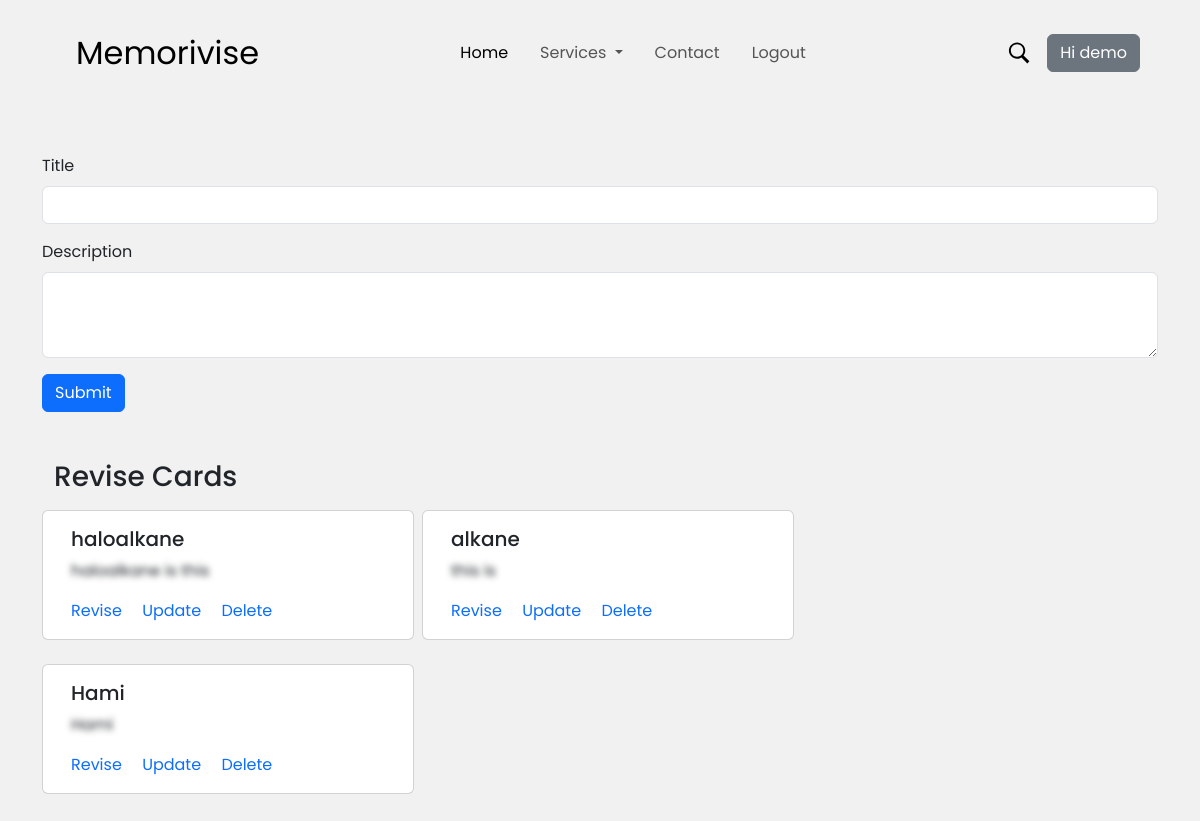
Page /revise (signed in) on the earlier database version.
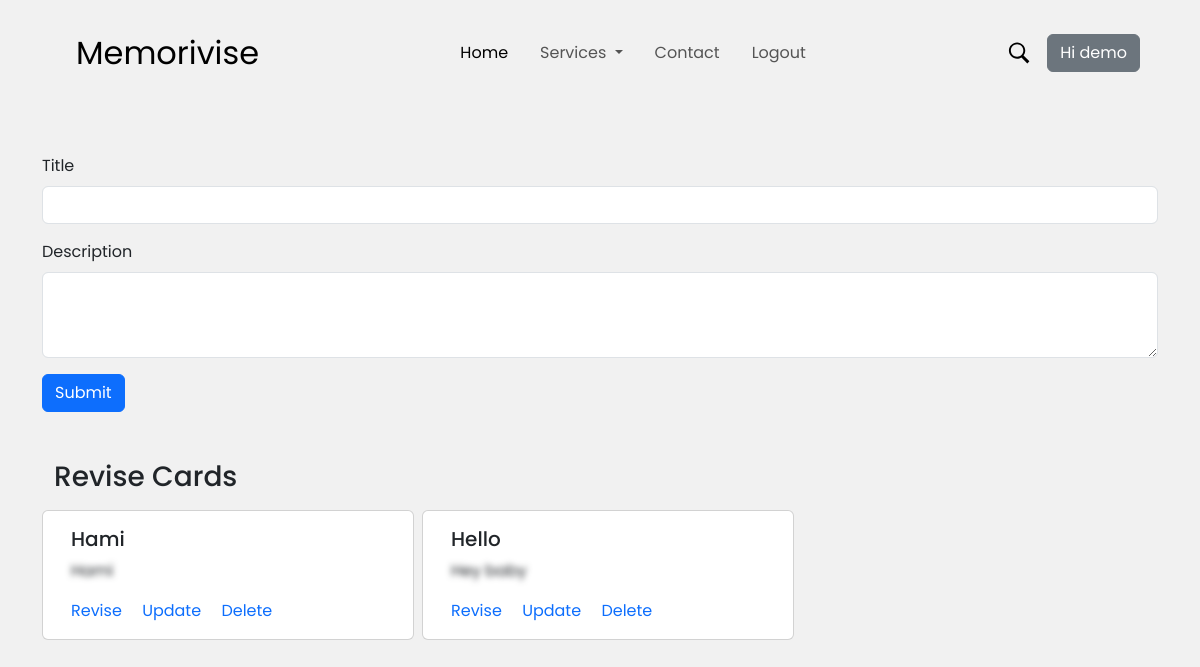
Same page on the later database version.
### memorivise/models.py (models this page shows, shortened)
class Revise(db.Model):
    id = db.Column(db.Integer, primary_key=True)
    title = db.Column(db.String(200), nullable=False)
    description = db.Column(db.String(500), nullable=False)
    date = db.Column(db.DateTime, default=datetime.utcnow)
    user_id = db.Column(db.Integer, db.ForeignKey('user.id'))

### memorivise/views.py (the view)
@views.route("/revise", methods=['POST', 'GET'])
@login_required
def revise():
    if request.method == 'POST':
        revise_title = request.form['title']
        revise_description = request.form['description']
        new_revise = Revise(title=revise_title, description=revise_description)
        try:
            db.session.add(new_revise)
            db.session.commit()
            return redirect('/revise')
        except:
            return "there was some problem adding the content."
    else:
        revisions = Revise.query.order_by(Revise.date).all()
        return render_template('revise.html', revisions=revisions, user=current_user)

### memorivise/__init__.py (called while the page is built)
def app():
    app = Flask(__name__)
    app.config['SECRET_KEY'] = "noidea"
    app.config["SQLALCHEMY_DATABASE_URI"] = f"sqlite:///{DB_NAME}"
    db.init_app(app)
    from .views import views
    from .auth import auth
    app.register_blueprint(views, url_prefix="/")
    app.register_blueprint(auth, url_prefix="/")
    from .models import Revise, User
    with app.app_context():
        db.create_all()
    login_manager = LoginManager()
    login_manager.login_view = "auth.login"
    login_manager.init_app(app)
    @login_manager.user_loader
    def load_user(id):
        return User.query.get(int(id))
    return app

### memorivise/templates/revise.html (shortened to what this page needs)
{% extends 'base.html' %}  {% block body %}
<div class="container">
  <form class="mt-5" method="POST" action="/revise">
    <div class="mb-3">
      <label for="title" class="form-label">Title</label>
      <input
        type="text"
        class="form-control"
        name="title"
        id="title"
        aria-describedby=""
        autocomplete="off"
      />
    </div>
    <div class="mb-3">
      <label for="decsription" class="form-label">Description</label>
      <textarea
        class="form-control"
        name="description"
        id="description"
        rows="3"
      ></textarea>
    </div>
    <button type="submit" id="submit" class="btn btn-primary">Submit</button>
  </form>
  <div class="revive-card-container my-5 container">
    <h3>Revise Cards</h3>
    <div class="revise-cards mt-3">
      <div class="row card-row d-flex">
        {% if revisions|length < 1 %}
        <h6 class="lead">there are no saved cards available.</h6>
        {% else%} {% for revision in revisions %}
        <div class="card me-2 mb-4 col-lg-4">
          <div class="card-body">
            <h5 class="card-title">{{ revision.title }}</h5>
            <p class="card-text card-desc" style="filter: blur(3px)">
              {{ revision.description }}
            </p>
            <a
              class="card-link"
              id="revise_test"
              data-bs-toggle="modal"
              data-bs-target="#exampleModal"
              data-toggle="modal"
              data-target="#exampleModal"
              style="cursor:pointer"
              >Revise</a
            >
            <a href="revise/update/{{revision.id}}" class="card-link">Update</a>
            <a href="revise/delete/{{revision.id}}" class="card-link">Delete</a>
          </div>
        </div>
        {% endfor %} {% endif %}
      </div>
    </div>
  </div>
</div>
{% endblock %}

Differences in the rows shown:
removed Revise: title "haloalkane", description "haloalkane is this"
removed Revise: title "alkane", description "this is"
added Revise: title "Hello", description "Hey baby"
